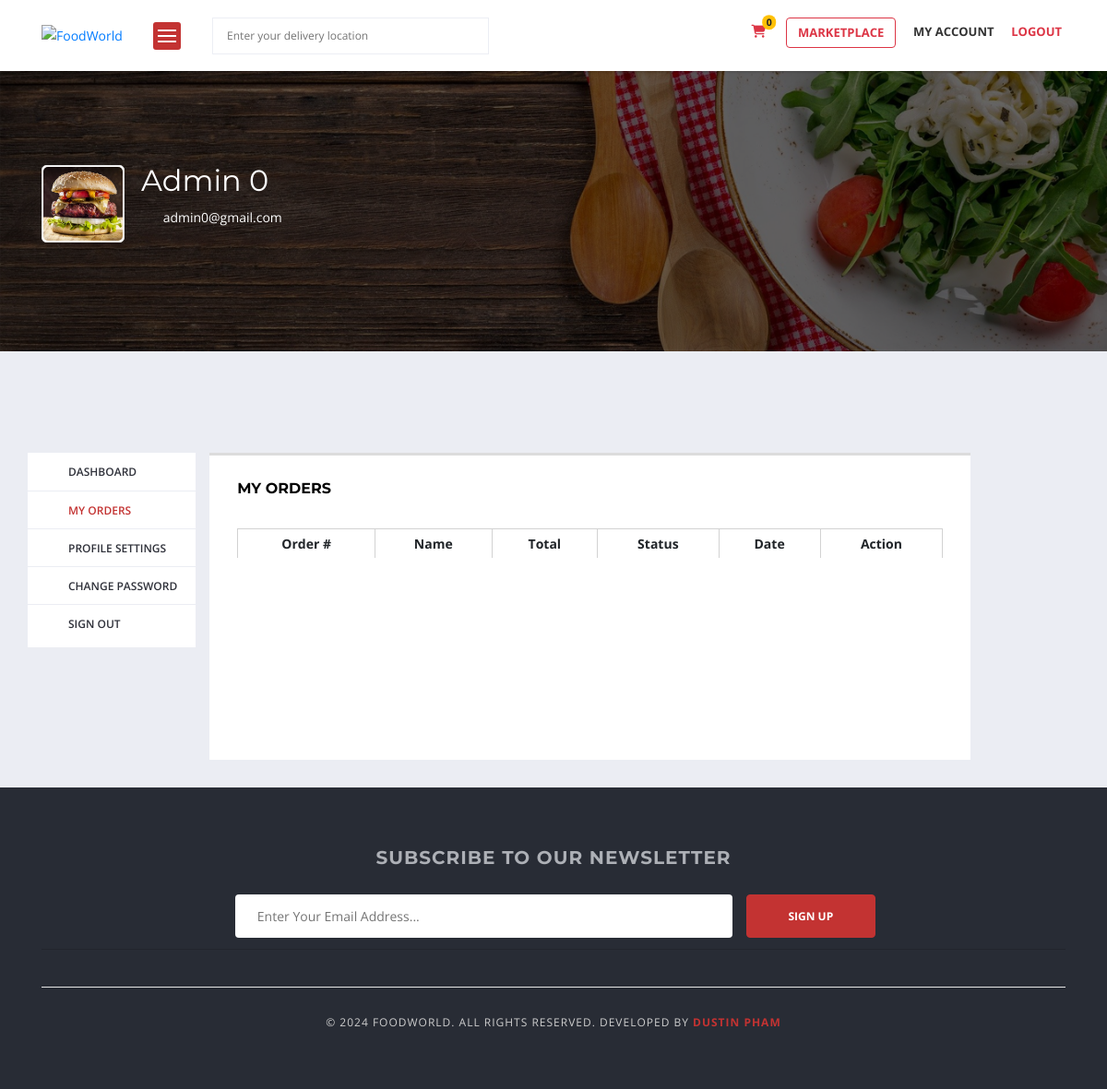
Page /accounts/customer/my-orders/ (signed in) on the committed database.
### accounts/models.py (models this page shows, shortened)
class User(AbstractBaseUser):
  VENDOR = 1
  CUSTOMER = 2
  ROLE_CHOICES = (
    (VENDOR, 'Vendor'),
    (CUSTOMER, 'Customer'),
  )
  first_name = models.CharField(max_length=50)
  last_name = models.CharField(max_length=50)
  username = models.CharField(max_length=50, unique=True)
  email = models.EmailField(max_length=100, unique=True)
  phone_number = models.CharField(max_length=12, blank=True)
  role = models.PositiveSmallIntegerField(choices=ROLE_CHOICES, blank=True, null=True)
  date_joined = models.DateTimeField(auto_now_add=True)
  last_login = models.DateTimeField(auto_now=True)
  created_at = models.DateTimeField(auto_now_add=True)
  modified_at = models.DateField(auto_now=True)
  is_admin = models.BooleanField(default=False)
  is_staff = models.BooleanField(default=False)
  is_active = models.BooleanField(default=False)
  is_superadmin = models.BooleanField(default=False)
  USERNAME_FIELD = 'email'
  REQUIRED_FIELDS = ['username', 'first_name', 'last_name']
  objects = UserManager()

### customer/views.py (the view)
# urls.py: path('my-orders/', views.customer_my_orders, name='customer_my_orders'),
def customer_my_orders(request):
  orders = Order.objects.filter(user=request.user, is_ordered=True).order_by('created_at')
  context = {
    'orders': orders,
  }
  return render(request, 'customer/customer_my_orders.html', context)

### accounts/context_processors.py (called while the page is built)
def get_vendor(request):
  try:
    vendor = Vendor.objects.get(user=request.user)
  except:
    vendor = None
  return dict(vendor=vendor)

def get_user_profile(request):
  try:
    user_profile = UserProfile.objects.get(user=request.user)
  except:
    user_profile = None
  return dict(user_profile=user_profile)

def get_google_api(request):
  return {'GOOGLE_API_KEY': settings.GOOGLE_API_KEY}

def get_paypal_client_id(request):
  return {'PAYPAL_CLIENT_ID': settings.PAYPAL_CLIENT_ID}

### marketplace/context_processors.py (called while the page is built)
def get_cart_counter(request):
  cart_count = 0
  if request.user.is_authenticated:
    try:
      cart_items = Cart.objects.filter(user=request.user)
      if cart_items:
        for cart_item in cart_items:
          cart_count += cart_item.quantity
      else:
        cart_count = 0
    except:
      cart_count = 0
  return dict(cart_count=cart_count)

def get_cart_amounts(request):
  subtotal = 0
  tax = 0
  grand_total = 0
  tax_dict = {}
  if request.user.is_authenticated:
    cart_items = Cart.objects.filter(user=request.user)
    for cart_item in cart_items:
      food_item = FoodItem.objects.get(id=cart_item.food_item.id)
      subtotal += (food_item.price * cart_item.quantity)
    get_tax = Tax.objects.filter(is_active=True)
    for tax_item in get_tax:
      tax_type = tax_item.tax_type
      tax_percentage = tax_item.tax_percentage
      tax_amount = round((tax_percentage * subtotal)/100, 2)
      tax_dict.update({tax_type: {str(tax_percentage): tax_amount}})
    tax = 0
    tax = sum(x for key in tax_dict.values() for x in key.values())
    grand_total = subtotal + tax
  return dict(subtotal=subtotal, tax=tax, grand_total=grand_total, tax_dict=tax_dict)

### orders/request_object.py (called while the page is built)
def RequestObjectMiddleware(get_response):
    def middleware(request):
        models.request_object = request
        response = get_response(request)
        return response
    return middleware

### templates/customer/customer_my_orders.html (shortened to what this page needs)
{% extends 'base.html' %}
{% block content %}
<div class="main-section">
  {% include 'includes/cover_customer.html' %}
  <div class="page-section account-header buyer-logged-in">
    <div class="container">
      <div class="row">
        {% include 'includes/customer_sidebar.html' %}
        <div class="col-lg-9 col-md-9 col-sm-12 col-xs-12">
          <div class="user-dashboard loader-holder">
            <div class="user-holder">
              <h5 class="text-uppercase">My orders</b></h5>
              <br/>
              <div class="row">
                <div class="col-lg-12 col-md-12 col-sm-12 col-xs-12">
                  <div class="user-orders-list">
                    <div class="responsive-table">
                      <table class="table">
                        <thead>
                          <tr>
                            <th scope="col">Order #</th>
                            <th scope="col">Name</th>
                            <th scope="col">Total</th>
                            <th scope="col">Status</th>
                            <th scope="col">Date</th>
                            <th scope="col">Action</th>
                          </tr>
                        </thead>
                      </table>
                    </div>
                  </div>
                </div>
              </div>
            </div>
          </div>
        </div>
      </div>
    </div>
  </div>
</div>
{% endblock %}

### templates/includes/cover_customer.html
{% load static %}
<div class="page-section restaurant-detail-image-section"
  style="background: url({% if user_profile.cover_photo %} {{ user_profile.cover_photo.url }} {% else %} {% static 'images/default-cover.png' %} {% endif %}) no-repeat scroll 0 0 / cover;">
  <div class="container">
    <div class="row">
      <div class="col-lg-12 col-md-12 col-sm-12 col-xs-12">
        <div class="company-info-detail">
          <div class="company-info">
            <div class="img-holder">
              <figure>
                {% if user_profile.profile_picture %}
                  <img src="{{ user_profile.profile_picture.url }}" alt="Profile picture">
                {% else %}
                  <img src="{% static 'images/default-profile.png' %}" alt="Profile picture">
                {% endif %}
              </figure>
            </div>
            <div class="text-holder">
              <span class="restaurant-title">{{ user.first_name}} {{ user.last_name }}</span>
              <ul class="user-info-contact">
                <li class="cell"><i class="icon-phone"></i><a href="tel:{{ user.phone_number }}">{{ user.phone_number }}</a></li>
                <li class="cell"><i class="icon-envelope"></i><a href="mailto:{{ user.email }}">&nbsp;{{ user.email }}</a></li>
              </ul>
            </div>
          </div>
        </div>
      </div>
    </div>
  </div>
</div>

### templates/base.html (style rules this page uses)
body, .main-section p, .mce-content-body p { font:Normal 14px/24px "Open Sans", sans-serif;letter-spacing: 0px;text-transform: none;color: #515151 !important; }

### rows in the picture
User: first_name "Admin", last_name "0", email "admin0@gmail.com"

### other values in the picture
{{ cart_count }} "0"
